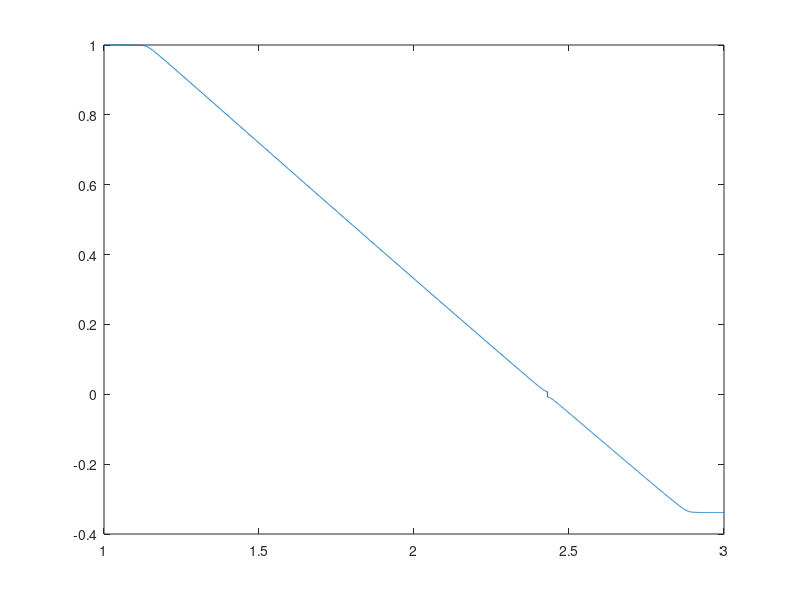

Write the MATLAB code that produced this figure.
%% Script to plot the D vs H results
close all
clear all
Olower = load('Olistlower.txt');
Dlower = load('Dlistlower.txt');


Oupper = load('Olistupper.txt');
Dupper = load('Dlistupper.txt');

[Osortlower,lowerInd] = sort(Olower);
Dsortlower = Dlower(lowerInd);

[Osortupper,upperInd] = sort(Oupper);
Dsortupper = Dupper(upperInd);




O = [Osortlower;Osortupper];
D = [Dsortlower;Dsortupper];
D = D/max(D);


[~,minind] = min(abs(D));
for i=minind:max(size(D))
    D(i) = -D(i);
end



plot(O,D)